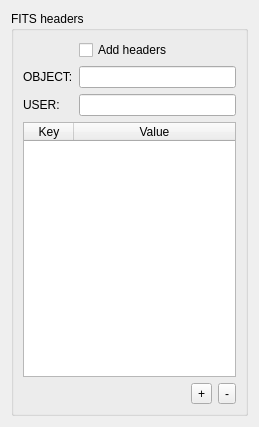
<?xml version="1.0" encoding="UTF-8"?>
<ui version="4.0">
 <class>WidgetFitsHeaders</class>
 <widget class="QWidget" name="WidgetFitsHeaders">
  <property name="geometry">
   <rect>
    <x>0</x>
    <y>0</y>
    <width>259</width>
    <height>427</height>
   </rect>
  </property>
  <property name="windowTitle">
   <string>Form</string>
  </property>
  <layout class="QHBoxLayout" name="horizontalLayout">
   <item>
    <widget class="QGroupBox" name="groupBox">
     <property name="title">
      <string>FITS headers</string>
     </property>
     <layout class="QFormLayout" name="formLayout">
      <item row="0" column="1">
       <widget class="QCheckBox" name="checkAddHeaders">
        <property name="text">
         <string>Add headers</string>
        </property>
       </widget>
      </item>
      <item row="1" column="0">
       <widget class="QLabel" name="label">
        <property name="text">
         <string>OBJECT:</string>
        </property>
       </widget>
      </item>
      <item row="1" column="1">
       <widget class="QLineEdit" name="textObject"/>
      </item>
      <item row="2" column="0">
       <widget class="QLabel" name="label_3">
        <property name="text">
         <string>USER:</string>
        </property>
       </widget>
      </item>
      <item row="2" column="1">
       <widget class="QLineEdit" name="textUser"/>
      </item>
      <item row="3" column="0" colspan="2">
       <widget class="QTableWidget" name="tableAdditionalHeaders">
        <property name="columnCount">
         <number>2</number>
        </property>
        <attribute name="horizontalHeaderDefaultSectionSize">
         <number>50</number>
        </attribute>
        <attribute name="horizontalHeaderStretchLastSection">
         <bool>true</bool>
        </attribute>
        <attribute name="verticalHeaderVisible">
         <bool>false</bool>
        </attribute>
        <column>
         <property name="text">
          <string>Key</string>
         </property>
        </column>
        <column>
         <property name="text">
          <string>Value</string>
         </property>
        </column>
       </widget>
      </item>
      <item row="4" column="0" colspan="2">
       <layout class="QHBoxLayout" name="horizontalLayout_2">
        <item>
         <spacer name="horizontalSpacer">
          <property name="orientation">
           <enum>Qt::Horizontal</enum>
          </property>
          <property name="sizeHint" stdset="0">
           <size>
            <width>40</width>
            <height>20</height>
           </size>
          </property>
         </spacer>
        </item>
        <item>
         <widget class="QToolButton" name="buttonAddHeader">
          <property name="text">
           <string>+</string>
          </property>
         </widget>
        </item>
        <item>
         <widget class="QToolButton" name="buttonDelHeader">
          <property name="text">
           <string>-</string>
          </property>
         </widget>
        </item>
       </layout>
      </item>
     </layout>
    </widget>
   </item>
  </layout>
 </widget>
 <resources/>
 <connections/>
</ui>
